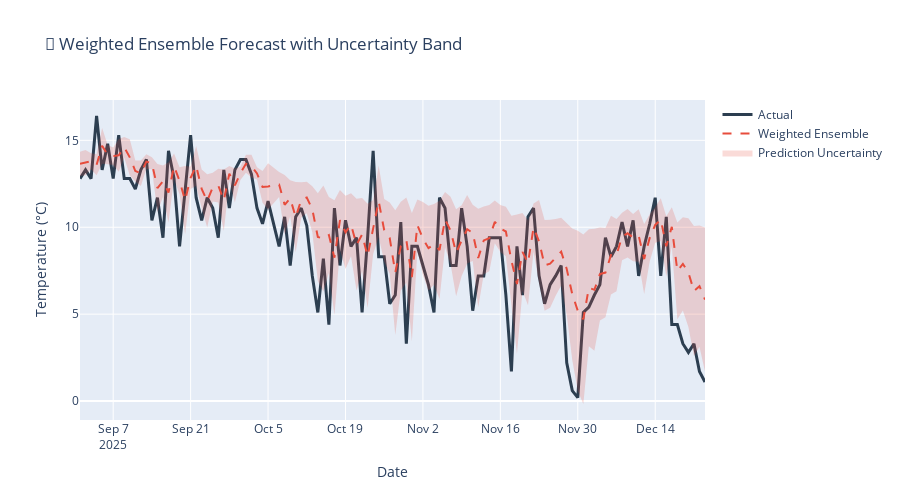

Source (notebook cell):
### Code cell
# Final visualization with ensemble
fig = go.Figure()

fig.add_trace(go.Scatter(
    x=test_df['date'], y=actual,
    mode='lines', name='Actual',
    line=dict(color='#2C3E50', width=3)
))

fig.add_trace(go.Scatter(
    x=test_df['date'], y=ensemble_predictions,
    mode='lines', name='Weighted Ensemble',
    line=dict(color='#E74C3C', width=2, dash='dash')
))

# Add confidence band (using std of all model predictions)
pred_std = np.std([all_predictions[k] for k in ['Naive', 'ARIMA', 'XGBoost', 'Prophet']], axis=0)

fig.add_trace(go.Scatter(
    x=list(test_df['date']) + list(test_df['date'][::-1]),
    y=list(ensemble_predictions + pred_std) + list((ensemble_predictions - pred_std)[::-1]),
    fill='toself',
    fillcolor='rgba(231, 76, 60, 0.2)',
    line=dict(color='rgba(255,255,255,0)'),
    name='Prediction Uncertainty'
))

fig.update_layout(
    title='🎯 Weighted Ensemble Forecast with Uncertainty Band',
    xaxis_title='Date',
    yaxis_title='Temperature (°C)',
    height=500
)
fig.show()
